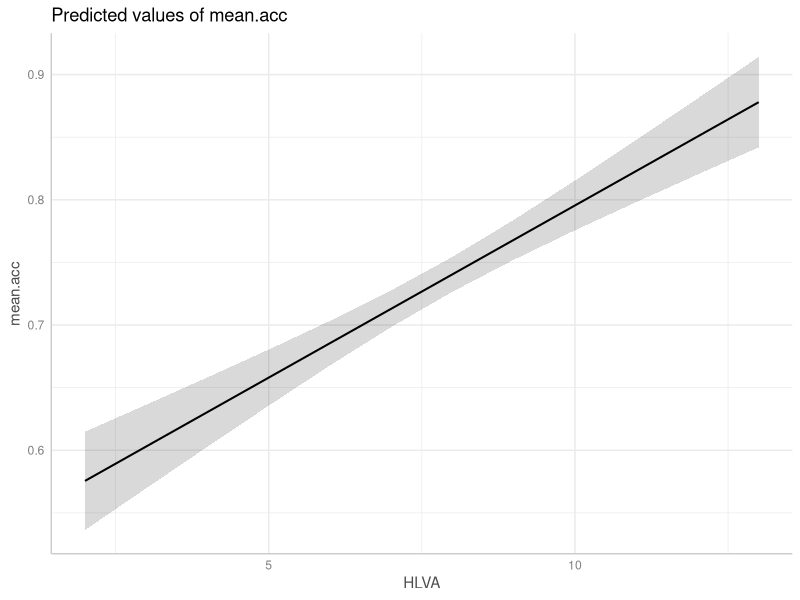
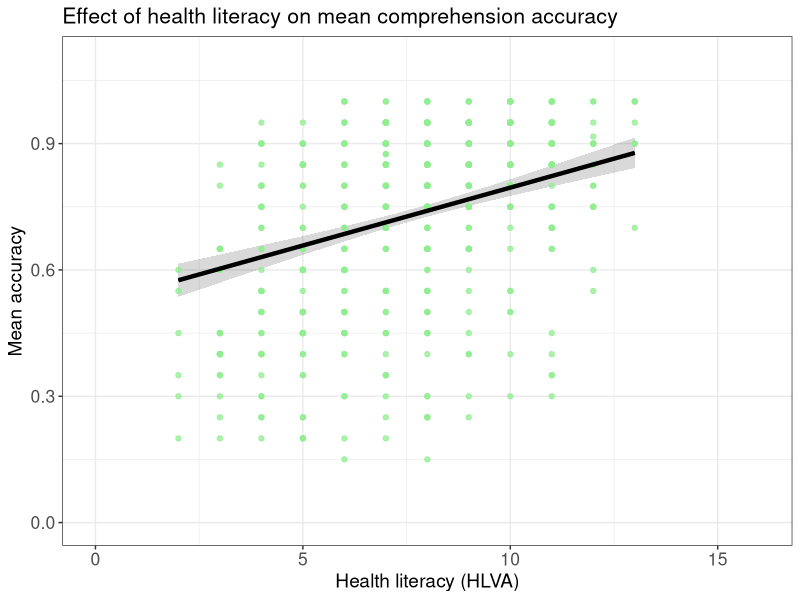
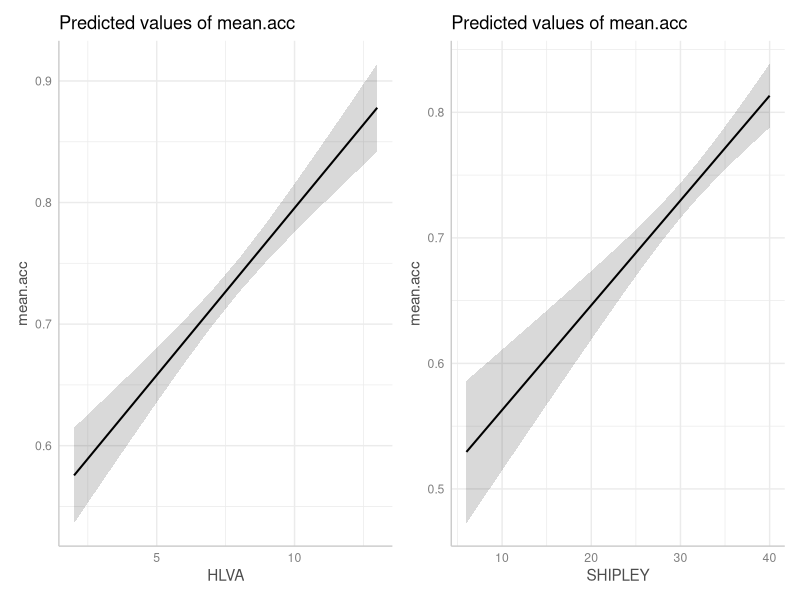
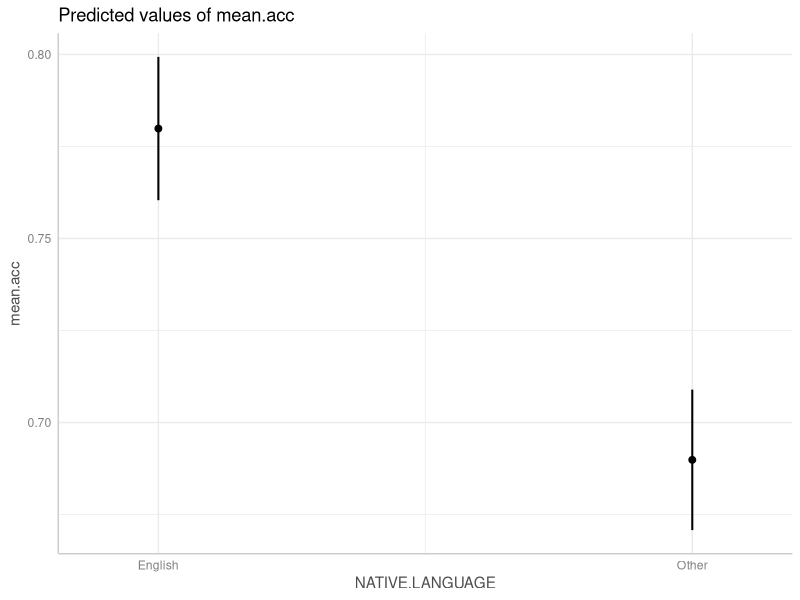
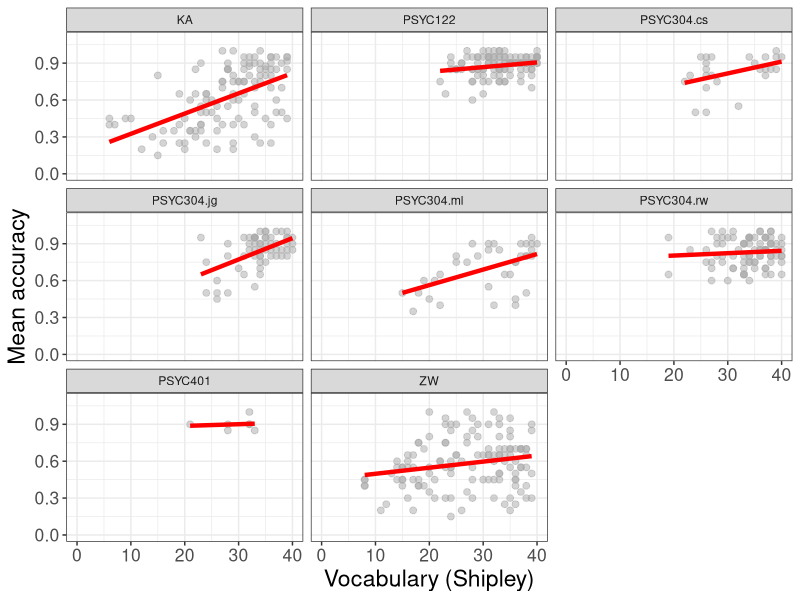
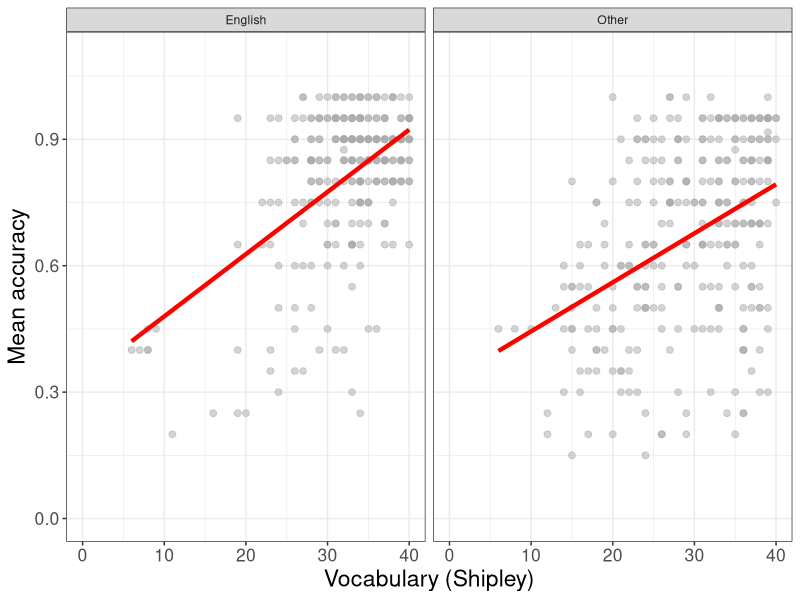
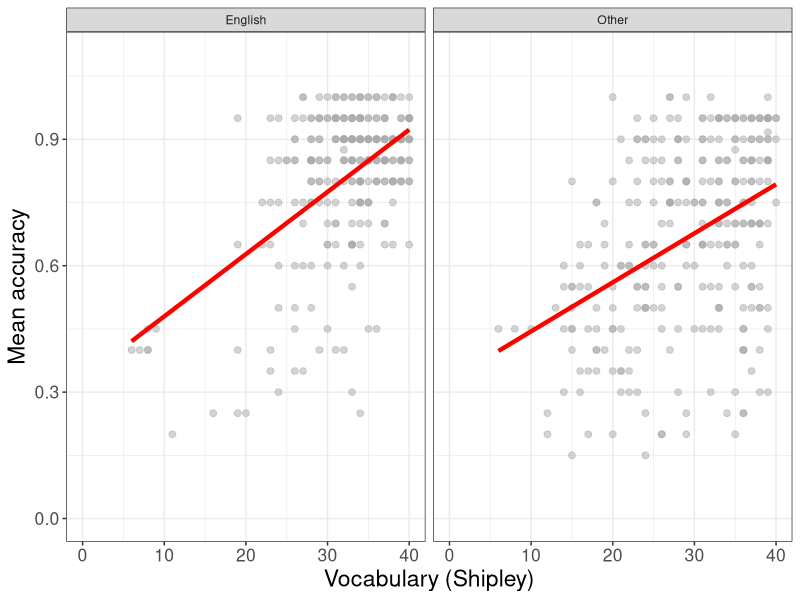

Generate these figures, in order, with R:
## ---- chunk 1
#| echo: false
#| warning: false
library(ggeffects)
library(kableExtra)
library(patchwork)
library(psych)
library(tidyverse)
## ---- chunk 2
#| echo: false
#| warning: false
# -- code to read in the aggregated subject level data from the clearly-understood data set
all.studies.subjects <- read_csv("2022-12-08_all-studies-subject-scores.csv", 
                                 col_types = cols(
                                   ResponseId = col_factor(),
                                   study = col_factor(),
                                   EDUCATION = col_factor(),
                                   GENDER = col_factor(),
                                   ETHNICITY = col_factor(),
                                   NATIVE.LANGUAGE = col_factor()
                                 )
                                )
## ---- chunk 3
#| warning: false
#| echo: false
kable(head(all.studies.subjects))
## ---- chunk 4
all.studies.subjects <- read_csv("2022-12-08_all-studies-subject-scores.csv")
## ---- chunk 5
describe(all.studies.subjects)
## ---- chunk 6
all.studies.subjects %>%
  select(mean.acc, mean.self, AGE, SHIPLEY, HLVA, FACTOR3) %>%
  describe(skew = FALSE)
## ---- chunk 7
all.studies.subjects.select <- select(all.studies.subjects, 
                           mean.acc, mean.self, AGE, SHIPLEY, HLVA, FACTOR3)
describe(all.studies.subjects.select, skew = FALSE)
## ---- chunk 8
model <- lm(mean.acc ~ HLVA, data = all.studies.subjects)
summary(model)
## ---- chunk 9
model <- lm(mean.acc ~ HLVA + SHIPLEY + FACTOR3 + AGE, data = all.studies.subjects)
summary(model)
## ---- chunk 10
model <- lm(mean.acc ~ HLVA + SHIPLEY + FACTOR3 + AGE, 
                         data = all.studies.subjects)
## ---- chunk 11
dat <- ggpredict(model, "HLVA")
## ---- chunk 12
plot(dat)
## ---- chunk 13
p.model <- plot(dat)
p.model +
  geom_point(data = all.studies.subjects, 
             aes(x = HLVA, y = mean.acc), size = 1.5, alpha = .75, colour = "lightgreen") +
  geom_line(linewidth = 1.5) +
  ylim(0, 1.1) + xlim(0, 16) +
  theme_bw() +
  theme(
    axis.text = element_text(size = rel(1.15)),
    axis.title = element_text(size = rel(1.25)),
    plot.title = element_text(size = rel(1.4))
  ) +
  xlab("Health literacy (HLVA)") + ylab("Mean accuracy") +
  ggtitle("Effect of health literacy on mean comprehension accuracy")
## ---- chunk 14
library(patchwork)
## ---- chunk 15
model <- lm(mean.acc ~ HLVA + SHIPLEY + FACTOR3 + AGE, 
                         data = all.studies.subjects)
## ---- chunk 16
dat.HLVA <- ggpredict(model, "HLVA")
dat.SHIPLEY <- ggpredict(model, "SHIPLEY")
## ---- chunk 17
plot.HLVA <- plot(dat.HLVA)
plot.SHIPLEY <- plot(dat.SHIPLEY)
## ---- chunk 18
plot.HLVA + plot.SHIPLEY
## ---- chunk 19
summary(all.studies.subjects)
## ---- chunk 20
model <- lm(mean.acc ~ HLVA + SHIPLEY + FACTOR3 + AGE + NATIVE.LANGUAGE, 
            data = all.studies.subjects)
summary(model)
## ---- chunk 21
#| warning: false
library(memisc)
## ---- chunk 22
#| warning: false
all.studies.subjects$NATIVE.LANGUAGE <- as.factor(all.studies.subjects$NATIVE.LANGUAGE)
## ---- chunk 23
contrasts(all.studies.subjects$NATIVE.LANGUAGE)
## ---- chunk 24
contrasts(all.studies.subjects$NATIVE.LANGUAGE) <- contr.sum(2, base = 1)
## ---- chunk 25
contrasts(all.studies.subjects$NATIVE.LANGUAGE)
## ---- chunk 26
model <- lm(mean.acc ~ HLVA + SHIPLEY + FACTOR3 + AGE + NATIVE.LANGUAGE, 
            data = all.studies.subjects)
summary(model)
## ---- chunk 27
model <- aov(lm(mean.acc ~ HLVA + SHIPLEY + FACTOR3 + AGE + NATIVE.LANGUAGE, 
       data = all.studies.subjects))
summary(model)
## ---- chunk 28
dat <- ggpredict(model, "NATIVE.LANGUAGE")
plot(dat)
## ---- chunk 29
all.studies.subjects %>%
  ggplot(aes(x = SHIPLEY, y = mean.acc)) +
  geom_point(size = 2, alpha = .5, colour = "darkgrey") +
  geom_smooth(size = 1.5, colour = "red", method = "lm", se = FALSE) +
  xlim(0, 40) +
  ylim(0, 1.1)+
  theme_bw() +
  theme(
    axis.text = element_text(size = rel(1.15)),
    axis.title = element_text(size = rel(1.5))
  ) +
  xlab("Vocabulary (Shipley)") + ylab("Mean accuracy") +
  facet_wrap(~ study)
## ---- chunk 30
all.studies.subjects %>%
  ggplot(aes(x = SHIPLEY, y = mean.acc)) +
  geom_point(size = 2, alpha = .5, colour = "darkgrey") +
  geom_smooth(size = 1.5, colour = "red", method = "lm", se = FALSE) +
  xlim(0, 40) +
  ylim(0, 1.1)+
  theme_bw() +
  theme(
    axis.text = element_text(size = rel(1.15)),
    axis.title = element_text(size = rel(1.5))
  ) +
  xlab("Vocabulary (Shipley)") + ylab("Mean accuracy") +
  facet_wrap(~ NATIVE.LANGUAGE)
## ---- chunk 31
ggsave("facet-plots.png")
